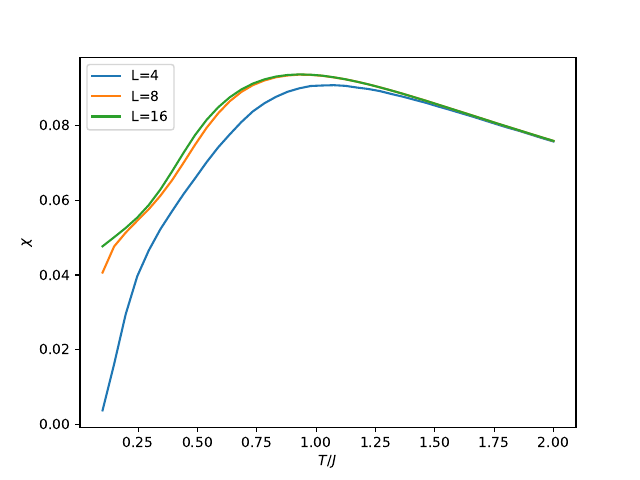

Source code (Python):
import numpy as np
import matplotlib.pyplot as plt
from qmc_sse import simulate
from tqdm import tqdm

def plot_sus(n, L, Tmin, Tmax, N):
    T = np.linspace(Tmin, Tmax, N)
    beta = 1/T
    sus = np.zeros(N)
    for i in tqdm(range(N)):
        sus[i] = simulate(n, L, beta[i], 10000, 100000)[0][-2]
    plt.plot(T, sus, label=f'L={L}')

    
L6 = [4,8,16]
for l in L6:
    plot_sus(2, l, 0.1, 2, 40)
plt.legend()
plt.xlabel(r'$T/J$')
plt.ylabel(r'$\chi$')
plt.savefig('chi_L.pdf')
plt.show()